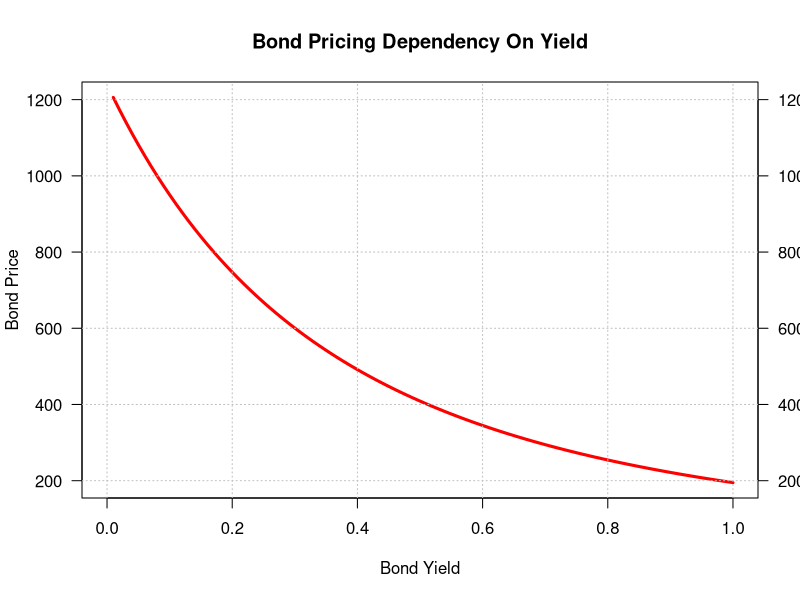

The R source for this figure:
# Relationship between rate and price
bond.y.plt <- function(P, C = 0, y, f = 1, l = 0, h = 100){
  
  p <- NULL # Empty lists for prices
  
  # For each yield value add bond price value to list
  for (n in l:h){ d <- (1 + .01 * n / f) ^ -y * f
  
    p <- c(p, P * (C / .01 / n * (1 - d) + d)) }
  
  plot(x = as.vector(seq(l, h) * .01),
       y = p,
       type = "l",
       xlab = "Bond Yield",
       ylab = "Bond Price",
       main = "Bond Pricing Dependency On Yield",
       col = "red",
       lwd = 3,
       las = 1) # Plot
  
  axis(side = 4, las = 2) # Right y-axis
  
  grid(nx = NULL, ny = NULL, col = "grey", lty = 3, lwd = 1) # Dotted lines
}
bond.y.plt(P = 1000, C = .08, y = 3, f = 1, l = 0, h = 100) # Test
